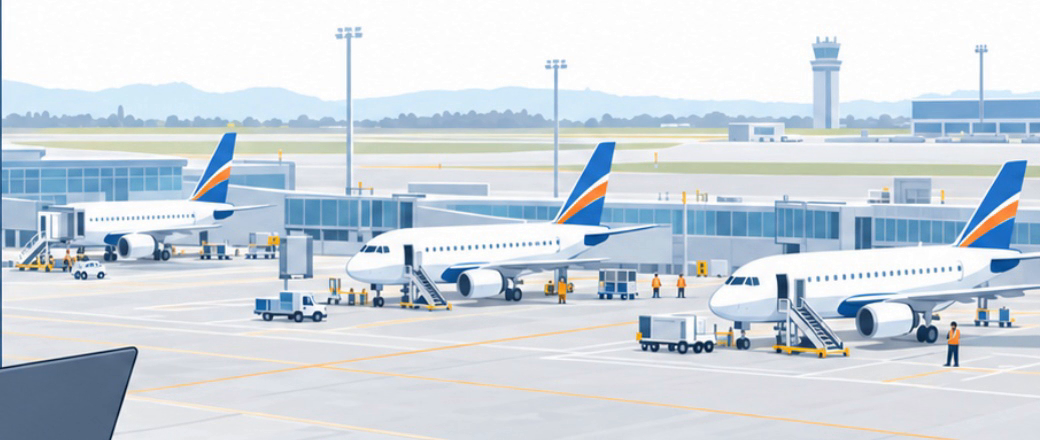
#> input picture atfm-mg/assets/apron.png, 1040 x 440 px
$ python -i extract_assets.py   (imports and definitions only)
#> lines starting #> are read from the running program, lines starting #| are printed output that depends on the picture; after the words box and inside, x2 and y2 are one past the last pixel; in counts of white or black regions, pixels touching at a corner belong together
#> further down, picture is the input picture: shape (440, 1040, 3); mean B, G, R 222.8, 214.5, 205.2
#!/usr/bin/env python3
"""Extract illustration assets (with alpha) from the v4 reference video.

The reference illustrations sit on a pure-white canvas. For each asset we
average a run of static frames (to cancel H.264 noise), flood-fill the
near-white background from the crop border, and turn it into transparency
with an anti-aliased edge (white is un-premultiplied out of edge pixels).

Usage: python3 tools/extract_assets.py <reference.mp4> [out_dir]
"""
import os
import subprocess
import sys
import tempfile

import numpy as np
from PIL import Image
from scipy import ndimage

REF = sys.argv[1] if len(sys.argv) > 1 else "ref.mp4"
OUT = sys.argv[2] if len(sys.argv) > 2 else os.path.join(os.path.dirname(__file__), "..", "assets")

# name: (crop box x0,y0,x1,y1 in 1920x1080, first frame, last frame @30fps, mode, erase)
#   mode "cut"  -> flood-fill white background to alpha
#   mode "keep" -> keep opaque (used for photographic-ish backdrops)
#   erase: rectangles (frame coords) painted white first, to drop neighbouring
#          elements that share the crop (stopwatch above the parked plane, etc.)
ASSETS = {
    "plane_side": ((862, 492, 1798, 849), 767, 780, "cut", [(1310, 400, 1560, 668)]),
    "plane_fly": ((122, 476, 1340, 838), 830, 830, "cut", [(1225, 735, 1400, 940)]),
    "rack": ((150, 258, 712, 822), 1300, 1350, "cut", []),
    "apron": ((880, 120, 1920, 560), 1700, 1780, "keep", []),
}


def grab_frames(first, last, tmp):
    paths = []
    for i in range(first, last + 1):
        p = os.path.join(tmp, f"f{i:05d}.png")
        t = (i - 1) / 30.0
        subprocess.run(
            ["ffmpeg", "-v", "error", "-y", "-ss", f"{t:.4f}", "-i", REF, "-frames:v", "1", p],
            check=True,
        )
        paths.append(p)
    return paths


def average(paths, box):
    acc = None
    for p in paths:
        a = np.asarray(Image.open(p).convert("RGB").crop(box), dtype=np.float32)
        acc = a if acc is None else acc + a
    return acc / len(paths)


def cut_white(rgb):
    """rgb float32 HxWx3 (0..255) -> RGBA uint8 with white background removed."""
    lo = rgb.min(axis=2)
    spread = rgb.max(axis=2) - lo
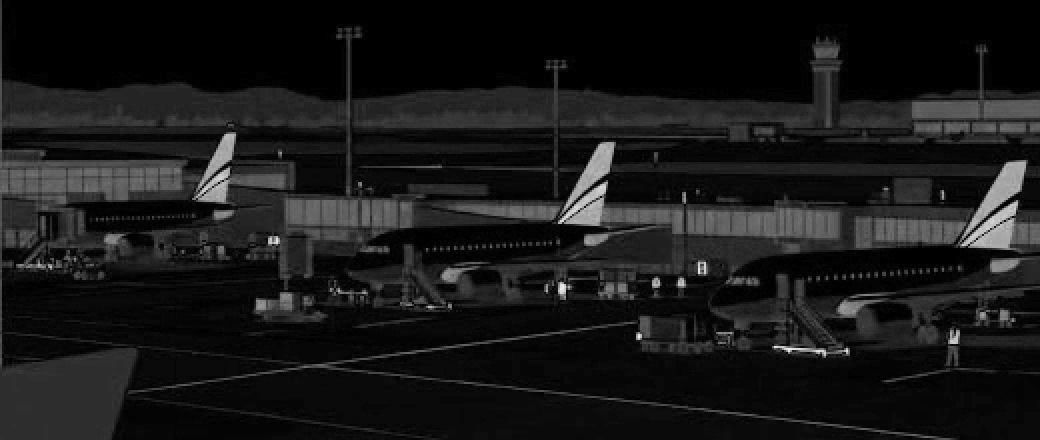
#> spread: shape (440, 1040); min 0, max 240, mean 24
    near_white = (lo > 222) & (spread < 34)
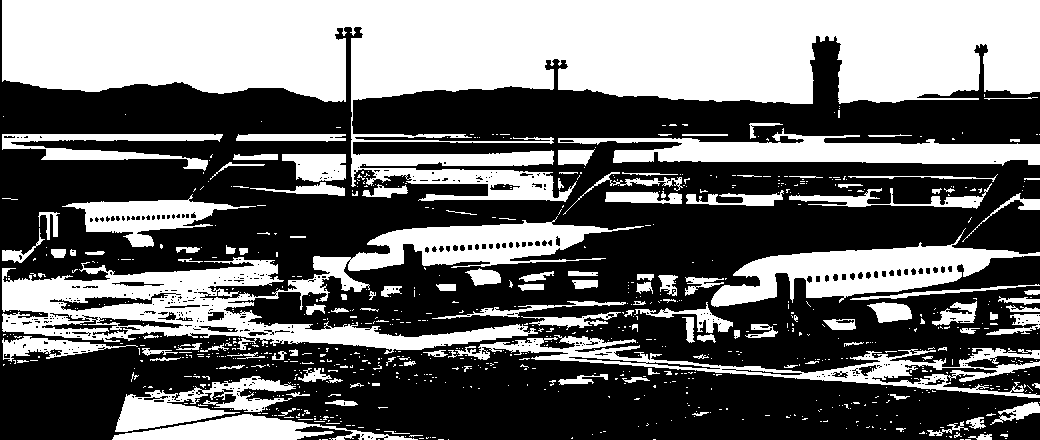
#> near_white: shape (440, 1040) bool; 42.1% white; 861 white regions (730 under 20 px), largest, box (x1, y1, x2, y2) and area: (2, 0, 1040, 202) 101777, (2, 216, 644, 354) 25648, (711, 228, 1040, 307) 9607
    labels, _ = ndimage.label(near_white)
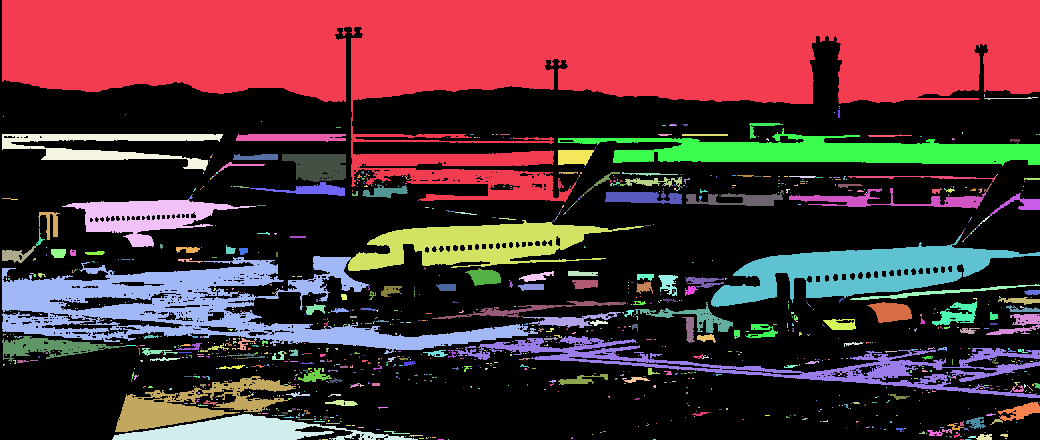
#> labels: shape (440, 1040) int32; 1172 distinct labels, from 0 to 1171; one colour per label, 0 black
    border = np.unique(np.concatenate([labels[0], labels[-1], labels[:, 0], labels[:, -1]]))
#> border = 27 values from 0 to 1171
    border = border[border > 0]
#> border = 26 values from 1 to 1171
    bg = np.isin(labels, border)
#> bg: shape (440, 1040) bool; 29.1% white; 25 white regions (10 under 20 px), largest, box (x1, y1, x2, y2) and area: (2, 0, 1040, 202) 101766, (711, 234, 1040, 307) 9588, (558, 128, 1040, 166) 8807
    # grow background by 1px into the anti-aliased fringe, then soften
    fringe = ndimage.binary_dilation(bg, iterations=2) & ~bg
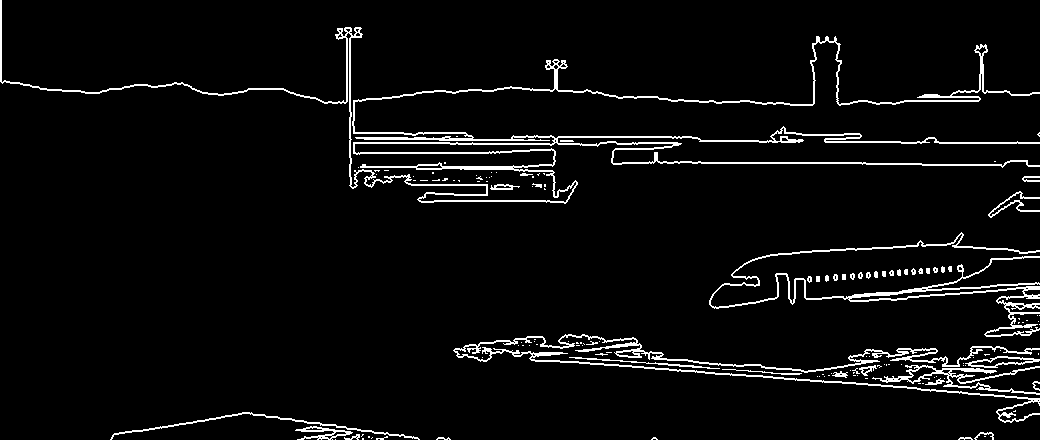
#> fringe: shape (440, 1040) bool; 4.6% white in thin lines or dots
    alpha = np.where(bg, 0.0, 1.0)
    # fringe alpha from darkness relative to white
    dark = (255.0 - lo) / 255.0
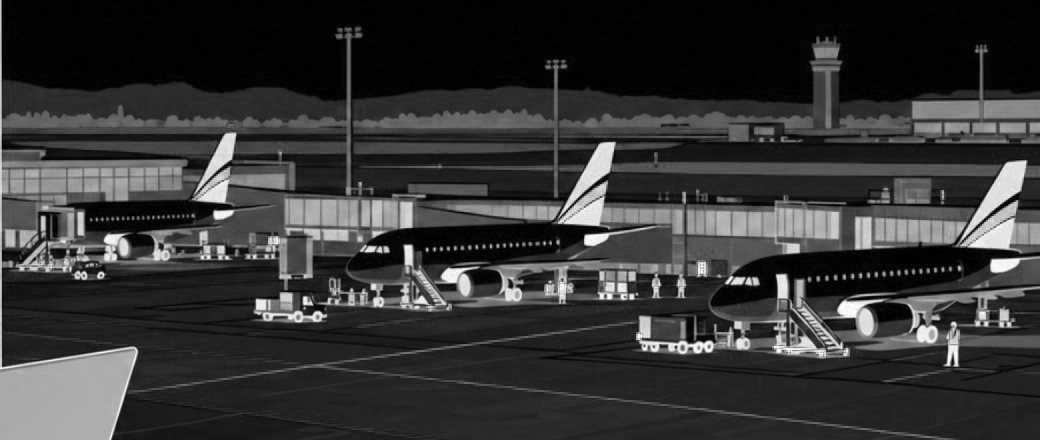
#> dark: shape (440, 1040) float64; min 0, max 1, mean 0.208
    alpha = np.where(fringe, np.clip(dark * 2.2, 0, 1), alpha)
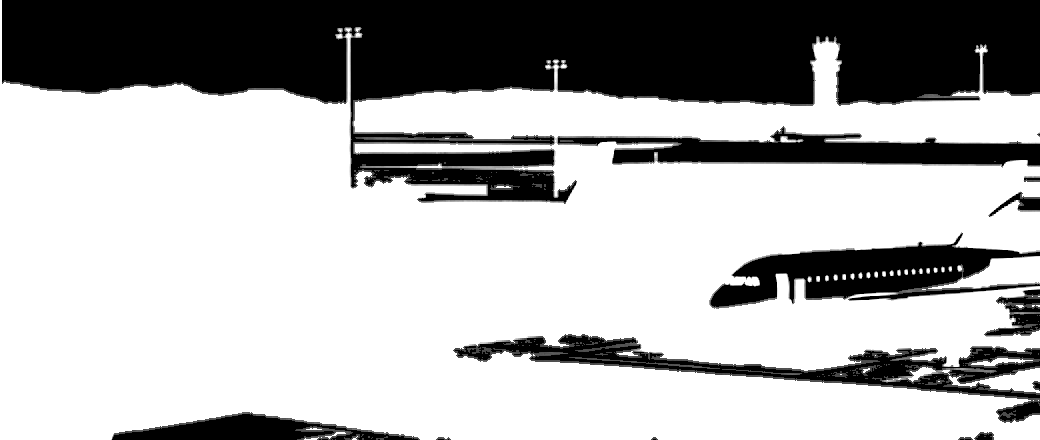
#> alpha: shape (440, 1040) float64; min 0, max 1, mean 0.684
    alpha = ndimage.gaussian_filter(alpha, 0.6)
    alpha = np.where(bg & ~fringe, 0.0, alpha)
    a = np.clip(alpha, 0, 1)[..., None]
    # un-premultiply the white matte from semi-transparent edge pixels
    safe = np.maximum(a, 1e-3)
    col = np.where(a < 0.999, (rgb - (1 - a) * 255.0) / safe, rgb)
    col = np.clip(col, 0, 255)
    out = np.concatenate([col, a * 255.0], axis=2)
    return Image.fromarray((out + 0.5).astype(np.uint8), "RGBA")
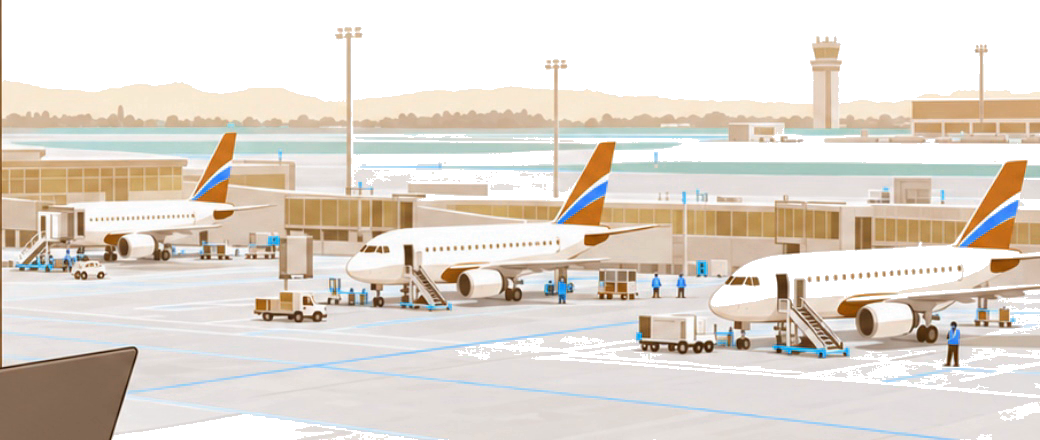
#> returned value: PIL image 1040x440 RGBA; mean R, G, B, A 147.8, 139.6, 130, 173.9; transparent parts drawn white


def main():
    os.makedirs(OUT, exist_ok=True)
    with tempfile.TemporaryDirectory() as tmp:
        for name, (box, first, last, mode, erase) in ASSETS.items():
            rgb = average(grab_frames(first, last, tmp), box)
            for ex0, ey0, ex1, ey1 in erase:
                x0, y0 = max(ex0 - box[0], 0), max(ey0 - box[1], 0)
                x1, y1 = min(ex1 - box[0], rgb.shape[1]), min(ey1 - box[1], rgb.shape[0])
                if x1 > x0 and y1 > y0:
                    rgb[y0:y1, x0:x1] = 255.0
            if mode == "cut":
                img = cut_white(rgb)
                bbox = img.getchannel("A").point(lambda v: 255 if v > 8 else 0).getbbox()
                img = img.crop(bbox)
            else:
                img = Image.fromarray((np.clip(rgb, 0, 255) + 0.5).astype(np.uint8), "RGB")
            path = os.path.join(OUT, f"{name}.png")
            img.save(path, optimize=True)
            print(f"{name}: {img.size} -> {path}")


# [2 lines not run here, left out]

>>> import cv2
>>> picture = cv2.imread('../assets/apron.png')
>>> result = cut_white(picture)
